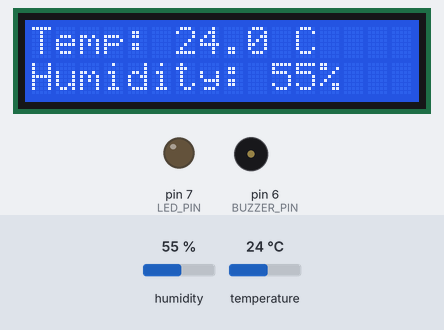
A sketch run on a simulated Arduino Uno, built with avr-gcc and run on an emulated ATmega328P. Shown: 16×2 character LCD, output pins drawn as LEDs (lit = HIGH), buzzer (waves = sounding, pin HIGH). The test bench sets the inputs (shaded band); at power-on: temperature 24 °C, humidity 55 %.

Above: at 1.2 s.
1.3 s: temperature set to 28 °C
At 3.0 s:
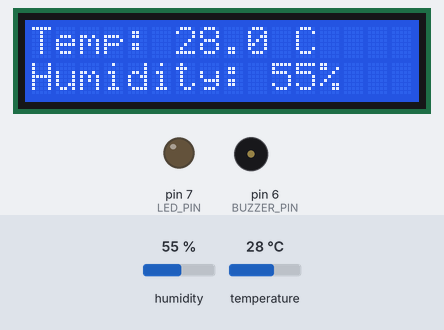
4.0 s: temperature set to 31 °C
At 5.6 s:
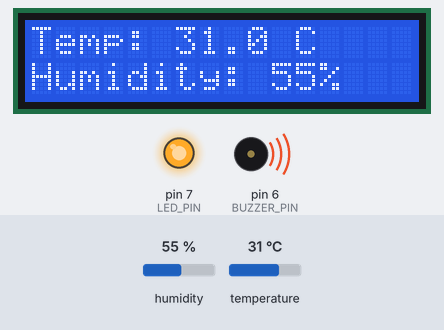
6.7 s: humidity set to 22 %
At 9.4 s:
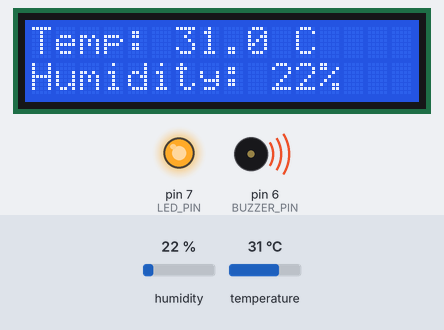
9.7 s: humidity set to 40 %
At 11.0 s:
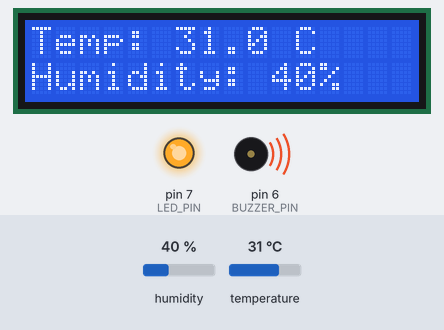
Timing chart, 0 to 12.7 s (numbered marks = the images above; inputs shaded):
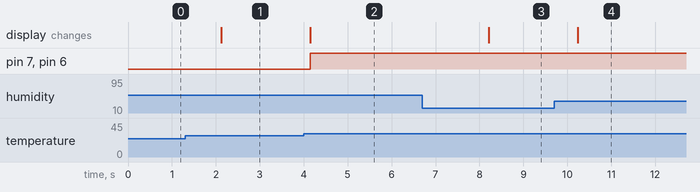

The sketch:

03-dht11-lcd-alert-system.ino
```cpp
#include <DHT.h>
#include <LiquidCrystal.h>

// DHT library: Adafruit DHT sensor library (+ Adafruit Unified Sensor).
const int DHT_PIN = 8;
const int LED_PIN = 7;
const int BUZZER_PIN = 6;
const float ALARM_THRESHOLD_C = 30.0;

DHT dht(DHT_PIN, DHT11);
LiquidCrystal lcd(12, 11, 5, 4, 3, 2);

void setup() {
  dht.begin();
  lcd.begin(16, 2);
  pinMode(LED_PIN, OUTPUT);
  pinMode(BUZZER_PIN, OUTPUT);
}

void loop() {
  // Use float so a failed DHT reading (NaN) can be detected.
  float humidity = dht.readHumidity();
  float temperatureC = dht.readTemperature();

  if (isnan(humidity) || isnan(temperatureC)) {
    lcd.clear();
    lcd.setCursor(0, 0);
    lcd.print("DHT read error");
    digitalWrite(LED_PIN, LOW);
    digitalWrite(BUZZER_PIN, LOW);
    delay(2000);
    return;
  }

  lcd.clear();
  lcd.setCursor(0, 0);
  lcd.print("Temp: ");
  lcd.print(temperatureC, 1);
  lcd.print(" C");
  lcd.setCursor(0, 1);
  lcd.print("Humidity: ");
  lcd.print(humidity, 0);
  lcd.print("%");

  bool alarm = (temperatureC >= ALARM_THRESHOLD_C);
  digitalWrite(LED_PIN, alarm ? HIGH : LOW);
  digitalWrite(BUZZER_PIN, alarm ? HIGH : LOW);
  delay(2000);
}
```

Measured:
- the behaviour switches between 29 and 30 °C on temperature (found by bisection; images 1 and 2)
- after the input at 1.3 s, the display: changes after 0.82 s (image 1)
- after the input at 4.0 s, pin 7 (LED_PIN), pin 6 (BUZZER_PIN): LOW → HIGH after 0.15 s; the display: changes after 0.15 s (image 2)
- after the input at 6.7 s, the display: changes after 1.5 s (image 3)
- after the input at 9.7 s, the display: changes after 0.54 s (image 4)
